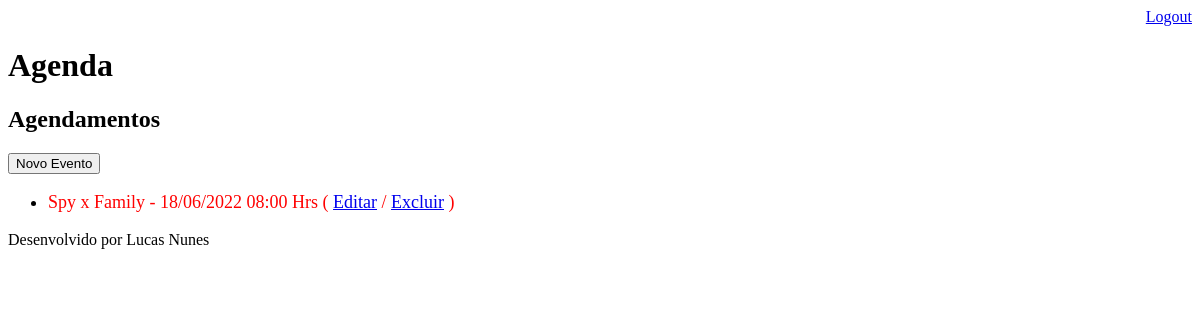
Page /agenda/ (signed in) on the earlier database version.
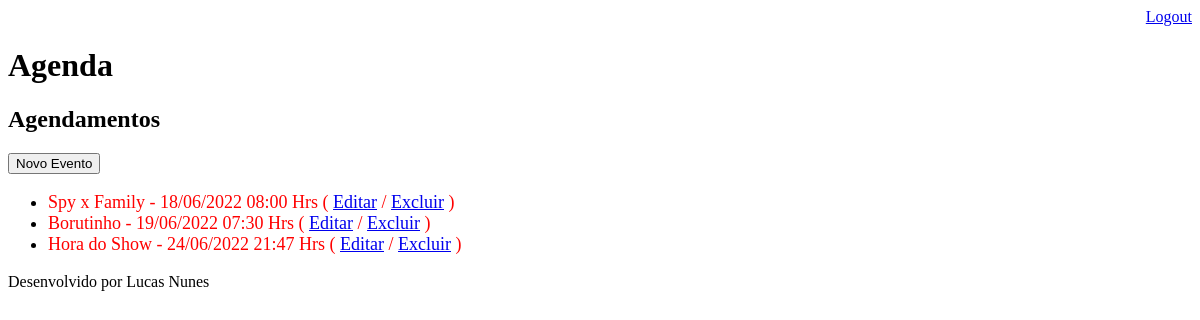
Same page on the later database version.
### core/models.py (models this page shows, shortened)
class Evento(models.Model):
    titulo = models.CharField(max_length=100) # no máximo 100 caracteres
    descricao = models.TextField(blank=True, null=True) # pode ficar em branco e ser nulo
    data_evento = models.DateTimeField(verbose_name='Data do Evento')
    data_criacao = models.DateTimeField(auto_now=True) # Inseri a hora atual automaticamente
    usuario = models.ForeignKey(User, on_delete=models.CASCADE) # se o usuario for deletado, seu evento tambem será deletado
    class Meta:
        db_table = 'evento' # exige que a tabela chaemo 'evento'
    def get_data_evento(self):
        return self.data_evento.strftime('%d/%m/%Y %H:%M Hrs')

### core/views.py (the view)
# urls.py: path('agenda/', views.lista_eventos),
@login_required(login_url='/login/') # [login_url='/login/'] => Significa que quando ele não estiver logado, será redirecionado para a página de login
def lista_eventos(request):
    usuario = request.user # pega o usuário que está enviando a requisição
    data_atual = datetime.now() - timedelta(hours=1)
    evento = Evento.objects.filter(usuario=usuario,
                                   data_evento__gt=data_atual) # Mesma coisa do 'all' porém está sendo passado um filtro
    dados = {'eventos':evento} # dicionario
    return render(request, 'agenda.html', dados) # renderiza o template HTML criado

### templates/agenda.html
{% extends "model-page.html" %}
{% block content %}
    <h2>Agendamentos</h2>
    <a href="evento/">
        <button type="button"> Novo Evento</button>
    </a>
    <ul style="font-size: 18px">
        {% for evento in eventos %}
            <li>
                <div %if evento.get_evento_atrasado % style="color:red">
                    {{ evento.titulo }} - {{ evento.get_data_evento }}
                    ( <a href="evento/?id={{ evento.id }}">Editar</a>
                    / <a href="evento/delete/{{ evento.id }}">Excluir</a> )
                </div>
            </li>
        {% endfor %}
    </ul>
{% endblock %}

### templates/model-page.html
<!DOCTYPE html>
<html lang="pt-BR">
<head>
    {% include "model-header.html" %}
</head>
<body>
    {% block content %}  {% endblock %}
    {% include "model-footer.html" %}
</body>
</html>

### templates/model-header.html (shortened to what this page needs)
<div style="text-align: right;">
    <a href="/logout">Logout</a>
</div>
<h1>Agenda</h1>

### templates/model-footer.html
<p>Desenvolvido por Lucas Nunes</p>

Differences in the rows shown:
added Evento: titulo "Borutinho", get_data_evento "19/06/2022 07:30 Hrs"
added Evento: titulo "Hora do Show", get_data_evento "24/06/2022 21:47 Hrs"
